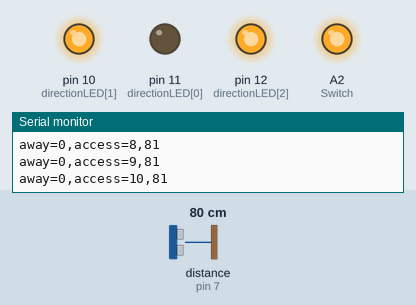
A sketch run on a simulated Arduino Uno, built with avr-gcc and run on an emulated ATmega328P. On the bench: output pins drawn as LEDs (lit = HIGH), the last lines printed to the serial monitor. The test bench sets the inputs (shaded band); at power-on: distance to the obstacle (sensor on pin 7) 80 cm. The echo pulse lasts 58.3 µs per cm.

Above: at 1.2 s.
1.3 s: distance to the obstacle (sensor on pin 7) set to 86 cm
2.8 s: distance to the obstacle (sensor on pin 7) set to 92 cm
At 4.6 s:
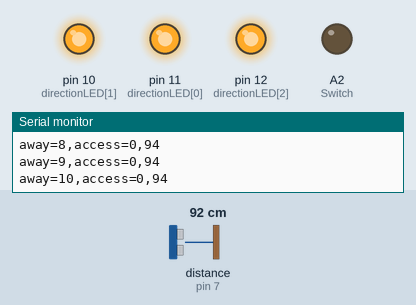
4.9 s: distance to the obstacle (sensor on pin 7) set to 4 cm
At 5.3 s:
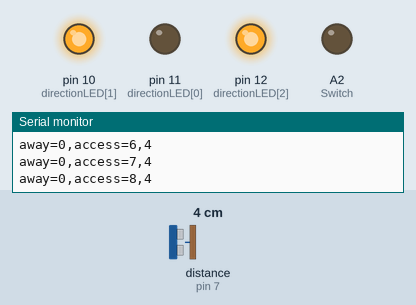
6.9 s: distance to the obstacle (sensor on pin 7) set to 250 cm
At 7.4 s:
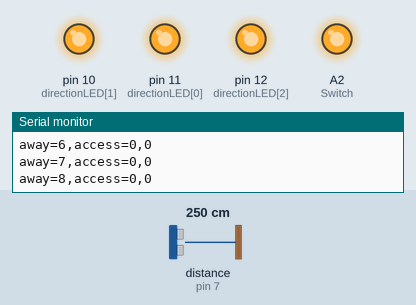
Timing chart, 0 to 9.9 s (numbered marks = the images above; inputs shaded):
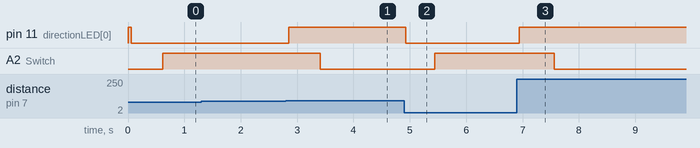

The sketch:

smart_lamp.ino
```cpp
#include <NewPing.h>
#define A 0
#define B 1
#define C 2
byte Echo[3]={7,8,9};
byte Trigger[3]={4,3,2};
byte directionLED[3]={11,10,12};
byte Switch=A2;
uint32_t away=0,access=0;
uint8_t MAX_DISTANCE=200;
NewPing partA(Trigger[0],Echo[0], MAX_DISTANCE);
NewPing partB(Trigger[1],Echo[1], MAX_DISTANCE);
NewPing partC(Trigger[2],Echo[2], MAX_DISTANCE);
void setup() {
  // put your setup code here, to run once:
  Serial.begin(9600);
  pinMode(Switch,1);
  for(int i=0;i<3;i++){
    pinMode(directionLED[i],1);
    digitalWrite(directionLED[i],1);
  }
}
byte recognize(byte part){
  if(!part)
    return partA.ping_cm();
  else if(part)
    return partB.ping_cm();
  else return partC.ping_cm();
}
void light(byte offset){
  byte k=recognize(0);
  if(k==0||k>offset){
    away+=1;
    access=0;
    digitalWrite(directionLED[0],1);
  }
  if(away>10){
    digitalWrite(Switch,0);
    away=0;
    access=0;
    return;
  }
  else if((k<offset)&&k!=0){
    digitalWrite(directionLED[0],0);
    access++;
    away=0;
  }
  if(access>10){
    access=0;
    digitalWrite(Switch,1);
  }
  Serial.print("away=");
  Serial.print(away);
  Serial.print(',');
  Serial.print("access=");
  Serial.print(access);
  Serial.print(',');
  Serial.println(k);
}
bool a=0;
void loop() {
  // put your main code here, to run repeatedly:
  delay(50);
  light(90);
}
```

Measured:
- the behaviour switches between 88 and 89 cm on distance to the obstacle (sensor on pin 7) (found by bisection; images 0 and 1)
- after the input at 2.8 s, pin 11 (directionLED[0]): LOW → HIGH after 0.05 s; A2 (Switch): HIGH → LOW after 0.61 s
- after the input at 4.9 s, pin 11 (directionLED[0]): HIGH → LOW at once; A2 (Switch): LOW → HIGH after 0.54 s
- after the input at 6.9 s, pin 11 (directionLED[0]): LOW → HIGH at once; A2 (Switch): HIGH → LOW after 0.66 s
